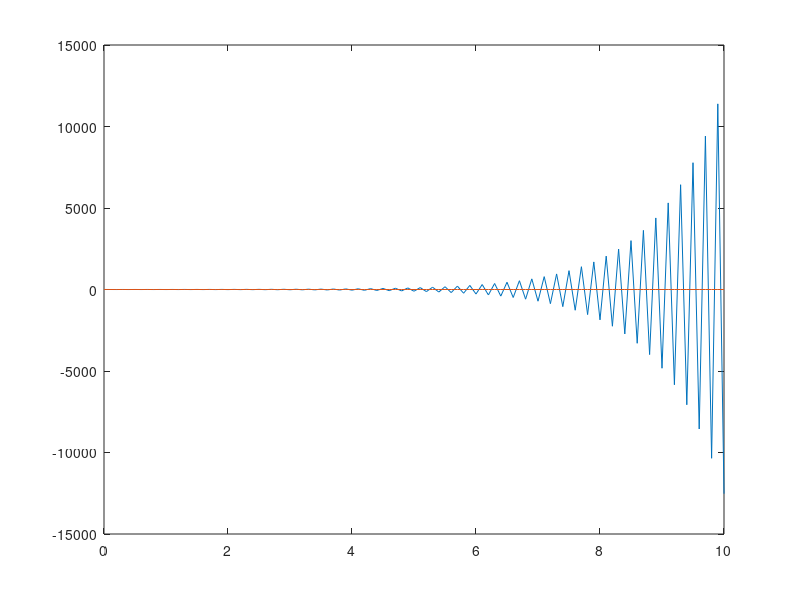

Here is the MATLAB script that generated this plot:
clear; close all;

min=0;
max=10;
N=100;
tau=(max-min)/N;
gam=21;
%2/tau;
y=zeros(1,N);
time=zeros(1,N);
y(1)=1;
for n=2:N    
y(n)=y(n-1)*(1-gam*tau);
time(n)=n*tau;
end;
plot(time,y,time,exp(-gam*time));
